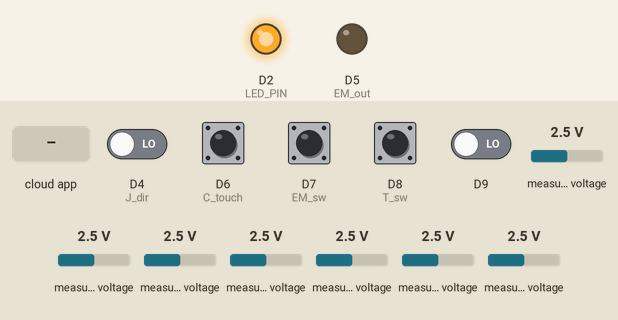
Recording of a program running on a simulated Arduino Nano RP2040 Connect. On the bench: output pins drawn as LEDs (lit = HIGH). Inputs (shaded band) come from the test bench; at power-on: D4 (J_dir), D6 (C_touch), D7 (EM_sw), D8 (T_sw), D9 LOW, measured voltage 2.5 V (analog values on the 0–1023 scale). The ROS host is connected and sends only what is stated.

Above: at 3.2 s.
3.3 s: the phone or cloud app sets EM_enable to 1
At 4.3 s:
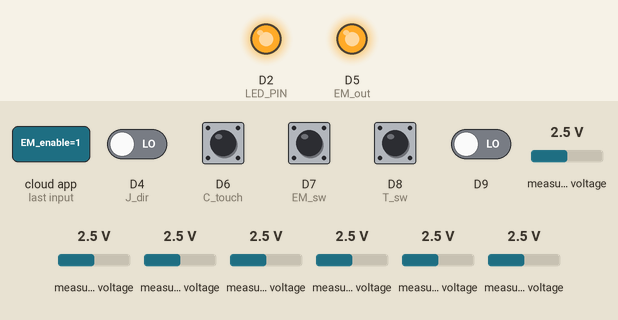
4.8 s: the phone or cloud app sets EM_enable to 0
At 5.4 s:
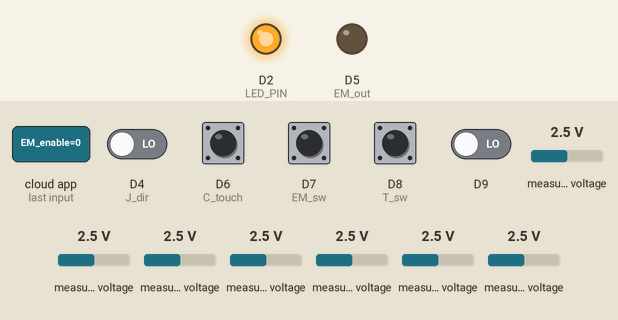
Timing chart, 0 to 7.8 s (numbered marks = the images above; inputs shaded):
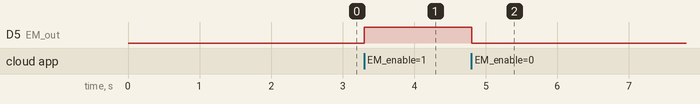

Measured:
- after the input at 3.3 s, D5 (EM_out): LOW → HIGH at once
- after the input at 4.8 s, D5 (EM_out): HIGH → LOW at once

The program:

main.cpp
```cpp
#include <micro_ros_arduino.h>

#include <stdio.h>
#include <rcl/rcl.h>
#include <rcl/error_handling.h>
#include <rclc/rclc.h>
#include <rclc/executor.h>

#include <std_msgs/msg/int64.h>
#include <std_msgs/msg/int32.h>
#include <std_msgs/msg/bool.h>
#include <std_msgs/msg/int32_multi_array.h>
#include <Adafruit_MCP3008.h>

Adafruit_MCP3008 adc;

rcl_publisher_t pot_pub;
std_msgs__msg__Int64 pot_msg;

rcl_publisher_t joy_pub;
std_msgs__msg__Int64 joy_msg;

rcl_subscription_t subscriber;
std_msgs__msg__Int32 msg;

rclc_executor_t executor_pub;
rclc_executor_t executor_sub;

rclc_support_t support;
rcl_allocator_t allocator;
rcl_node_t node;
rcl_timer_t timer;


int count_ones;

#define RCCHECK(fn) { rcl_ret_t temp_rc = fn; if((temp_rc != RCL_RET_OK)){error_loop();}}
#define RCSOFTCHECK(fn) { rcl_ret_t temp_rc = fn; if((temp_rc != RCL_RET_OK)){}}


#define LED_PIN 2

#define T_sw 8
#define EM_sw 7
#define C_touch 6
#define J_dir 4

#define EM_out 5

#define SCK 13
#define MISO 12
#define MOSI 11
#define CS 10

void error_loop(){
  while(1){
    digitalWrite(LED_PIN, !digitalRead(LED_PIN));
    delay(100);
  }
}

int64_t readPots() {
  int64_t joints = 0;
  for(int i=0; i<5;i++) {
    joints *= 1000;
    int v = adc.readADC(i)*1000/1024;
    joints += (v > 999) ? 999 : v;
  }
  return joints;
}

int64_t readJoystick() {
  int64_t joints = 0;
  for(int i=5; i<7;i++) {
    joints *= 1000;
    int v = adc.readADC(i)*1000/1024;
    joints += (v > 999) ? 999 : v;
  }
  int button = digitalRead(9);
  if(button == 1) count_ones+=1;
  else count_ones=0;

  if(count_ones >= 20){
    count_ones = 20;
    button = 1;
  } else button=0;
  joints = joints*100000 +
           button*10000 +
           digitalRead(T_sw)*1000 +
           digitalRead(EM_sw)*100 +
           digitalRead(C_touch)*10 +
           digitalRead(J_dir);

  return joints;
}

void timer_callback(rcl_timer_t * timer, int64_t last_call_time) {
  RCLC_UNUSED(last_call_time);
  if (timer != NULL) {
    RCSOFTCHECK(rcl_publish(&pot_pub, &pot_msg, NULL));
    pot_msg.data = readPots();
    RCSOFTCHECK(rcl_publish(&joy_pub, &joy_msg, NULL));
    joy_msg.data = readJoystick();
  }
}

void subscription_callback(const void * msgin) {
	const std_msgs__msg__Int32 * msg = (const std_msgs__msg__Int32 *)msgin;
  if(msg->data > 0) digitalWrite(EM_out, HIGH);
  else digitalWrite(EM_out, LOW);
}

// void subscription_callback(const void * msgin)
// {
// 	const std_msgs__msg__Int32 * msg = (const std_msgs__msg__Int32 *)msgin;
// 	//printf("Received: %d\n", msg->data);
// }

void setup() {
  analogReadResolution(10);
  set_microros_transports();
  count_ones = 0;

  pinMode(LED_PIN, OUTPUT);

  pinMode(T_sw, INPUT);
  pinMode(EM_sw, INPUT);
  pinMode(C_touch, INPUT);

  pinMode(EM_out, OUTPUT);

  digitalWrite(LED_PIN, HIGH);

  adc.begin();
  delay(2000);

  allocator = rcl_get_default_allocator();

  //create init_options
  RCCHECK(rclc_support_init(&support, 0, NULL, &allocator));

  // create node
  RCCHECK(rclc_node_init_default(&node, "rp2040_pots", "", &support));

  // create publisher  unsigned int num_handles_pub = 2;
  RCCHECK(rclc_publisher_init_default(
    &pot_pub, &node,
    ROSIDL_GET_MSG_TYPE_SUPPORT(std_msgs, msg, Int64),
    "pot_val"));

  RCCHECK(rclc_publisher_init_default(
    &joy_pub, &node,
    ROSIDL_GET_MSG_TYPE_SUPPORT(std_msgs, msg, Int64),
    "sensors"));

  RCCHECK(rclc_subscription_init_default(
		&subscriber,
		&node,
		ROSIDL_GET_MSG_TYPE_SUPPORT(std_msgs, msg, Int32),
		"EM_enable"));

  // create timer,
  const unsigned int timer_timeout = 10;
  RCCHECK(rclc_timer_init_default(
    &timer, &support,
    RCL_MS_TO_NS(timer_timeout),
    timer_callback));

  // create executor
  RCCHECK(rclc_executor_init(&executor_pub, &support.context, 2, &allocator));
  RCCHECK(rclc_executor_add_timer(&executor_pub, &timer));

  RCCHECK(rclc_executor_init(&executor_sub, &support.context, 1, &allocator));
  RCCHECK(rclc_executor_add_subscription(&executor_sub, &subscriber, &msg, &subscription_callback, ON_NEW_DATA));


  pot_msg.data = 0;
  joy_msg.data = 0;
}

void loop() {
  delay(1);
  RCSOFTCHECK(rclc_executor_spin_some(&executor_pub, RCL_MS_TO_NS(1)));
  RCSOFTCHECK(rclc_executor_spin_some(&executor_sub, RCL_MS_TO_NS(1)));
}
```
